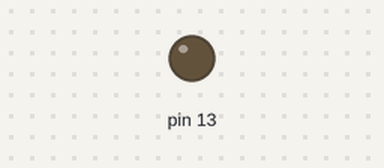
A sketch run on a simulated Arduino Uno, built with avr-gcc and run on an emulated ATmega328P. On the bench: output pins drawn as LEDs (lit = HIGH). Random numbers use the default seed unless the sketch sets one; what the sketch prints to the serial monitor is not drawn.

Above: at 1.21 s.
At 37.96 s:
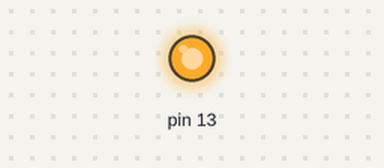
Timing chart, 0 to 40.0 s (numbered marks = the images above):
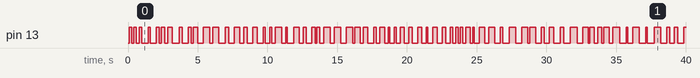

The sketch:

CarArduino.ino
```cpp
const int SIZE = 10;
const char TERM = 255;

byte x[SIZE];
void setup() {
  Serial.begin(9600);
  for(int i=0; i<SIZE; ++i){
    x[i] = i;
  }

  pinMode(13, OUTPUT);
}

void loop() {
  for(int i=0; i<SIZE; ++i){
    Serial.write(x[i]);
  }
  Serial.write(TERM);
  digitalWrite(13, x[1] % 2 == 0);
  ++x[1];
  if(x[1] == 255) ++x[1];
  delay(random(100, 500));
}
```

Measured:
- by itself, pin 13: LOW → HIGH at 0.11 s, → LOW 0.15 s later, → HIGH 0.17 s later, → LOW 0.16 s later, … (131 changes in this stretch)
